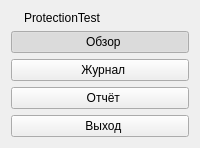
     <widget class="QFrame" name="sidebar">
      <property name="minimumSize">
       <size>
        <width>200</width>
        <height>0</height>
       </size>
      </property>
      <property name="maximumSize">
       <size>
        <width>200</width>
        <height>16777215</height>
       </size>
      </property>
      <property name="acceptDrops">
       <bool>false</bool>
      </property>
      <layout class="QVBoxLayout" name="verticalLayout_2">
       <item>
        <layout class="QHBoxLayout" name="horizontalLayout_3">
         <item>
          <widget class="QLabel" name="appLogo_2">
           <property name="sizePolicy">
            <sizepolicy hsizetype="Fixed" vsizetype="Minimum">
             <horstretch>0</horstretch>
             <verstretch>0</verstretch>
            </sizepolicy>
           </property>
           <property name="text">
            <string/>
           </property>
           <property name="pixmap">
            <pixmap resource="../resources.qrc">:/rec/resources/appIcon.png</pixmap>
           </property>
          </widget>
         </item>
         <item>
          <widget class="QLabel" name="appLogo">
           <property name="sizePolicy">
            <sizepolicy hsizetype="Preferred" vsizetype="Fixed">
             <horstretch>0</horstretch>
             <verstretch>0</verstretch>
            </sizepolicy>
           </property>
           <property name="toolTipDuration">
            <number>0</number>
           </property>
           <property name="text">
            <string>ProtectionTest</string>
           </property>
           <property name="textFormat">
            <enum>Qt::TextFormat::PlainText</enum>
           </property>
           <property name="alignment">
            <set>Qt::AlignmentFlag::AlignBottom|Qt::AlignmentFlag::AlignLeading|Qt::AlignmentFlag::AlignLeft</set>
           </property>
          </widget>
         </item>
        </layout>
       </item>
       <item>
        <widget class="QPushButton" name="navOverview">
         <property name="cursor">
          <cursorShape>PointingHandCursor</cursorShape>
         </property>
         <property name="text">
          <string>  Обзор</string>
         </property>
         <property name="icon">
          <iconset resource="../resources.qrc">
           <normaloff>:/rec/resources/Home.png</normaloff>:/rec/resources/Home.png</iconset>
         </property>
         <property name="checkable">
          <bool>true</bool>
         </property>
         <property name="checked">
          <bool>true</bool>
         </property>
         <property name="autoExclusive">
          <bool>true</bool>
         </property>
         <property name="nav" stdset="0">
          <bool>true</bool>
         </property>
        </widget>
       </item>
       <item>
        <widget class="QPushButton" name="navLog">
         <property name="cursor">
          <cursorShape>PointingHandCursor</cursorShape>
         </property>
         <property name="text">
          <string>  Журнал</string>
         </property>
         <property name="icon">
          <iconset resource="../resources.qrc">
           <normaloff>:/rec/resources/Log.png</normaloff>:/rec/resources/Log.png</iconset>
         </property>
         <property name="checkable">
          <bool>true</bool>
         </property>
         <property name="autoExclusive">
          <bool>true</bool>
         </property>
         <property name="nav" stdset="0">
          <bool>true</bool>
         </property>
        </widget>
       </item>
       <item>
        <widget class="QPushButton" name="navReport">
         <property name="cursor">
          <cursorShape>PointingHandCursor</cursorShape>
         </property>
         <property name="text">
          <string>  Отчёт</string>
         </property>
         <property name="icon">
          <iconset resource="../resources.qrc">
           <normaloff>:/rec/resources/Report.png</normaloff>:/rec/resources/Report.png</iconset>
         </property>
         <property name="checkable">
          <bool>true</bool>
         </property>
         <property name="autoExclusive">
          <bool>true</bool>
         </property>
         <property name="nav" stdset="0">
          <bool>true</bool>
         </property>
        </widget>
       </item>
       <item>
        <spacer name="sidebarSpacer">
         <property name="orientation">
          <enum>Qt::Orientation::Vertical</enum>
         </property>
         <property name="sizeHint" stdset="0">
          <size>
           <width>0</width>
           <height>0</height>
          </size>
         </property>
        </spacer>
       </item>
       <item>
        <widget class="QPushButton" name="btnExit">
         <property name="cursor">
          <cursorShape>PointingHandCursor</cursorShape>
         </property>
         <property name="text">
          <string>  Выход</string>
         </property>
         <property name="icon">
          <iconset theme="QIcon::ThemeIcon::SystemLogOut"/>
         </property>
         <property name="checkable">
          <bool>false</bool>
         </property>
         <property name="autoExclusive">
          <bool>false</bool>
         </property>
         <property name="nav" stdset="0">
          <bool>true</bool>
         </property>
        </widget>
       </item>
      </layout>
     </widget>
